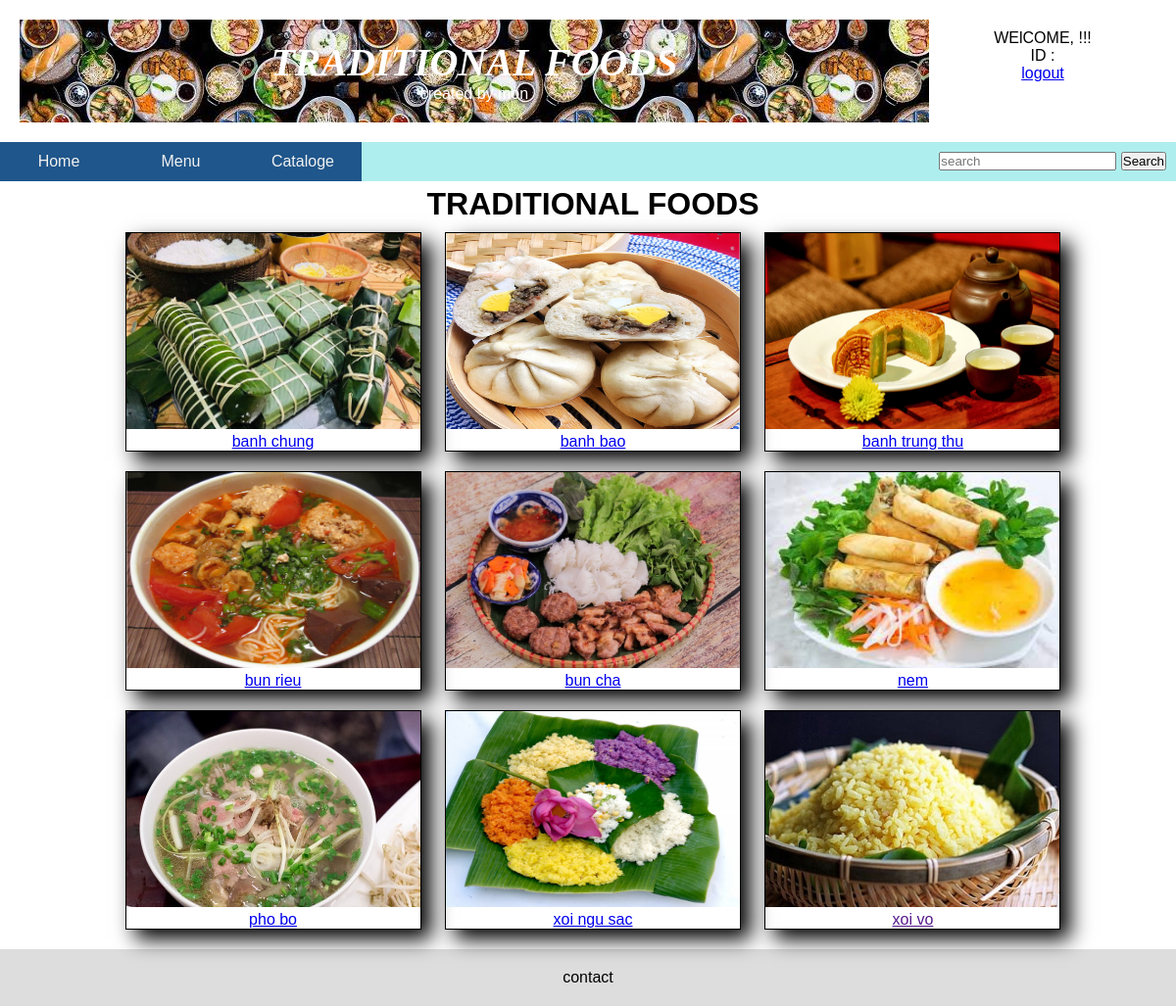
/trad.php, run on the app's committed database.
### tables this page shows
CREATE TABLE `food` (
  `id` int(5) NOT NULL AUTO_INCREMENT,
  `name` varchar(50) NOT NULL,
  `anh` varchar(50) NOT NULL,
  `link` varchar(50) DEFAULT NULL,
  `loai` varchar(20) DEFAULT NULL,
  PRIMARY KEY (`id`)
);

### trad.php (the view, shortened to what this page needs)
<!DOCTYPE html>
<html>
<head>
<link rel="stylesheet" type="text/css" href=".\pagestyle.css">
</head>
<body>
<div class="header">
	<div class="title"><h1>TRADITIONAL FOODS</h1>
	<p style="color:white">created by mon</p>
	</div>
	<div class="qwerty">
	<p>WElCOME, <?php echo $_SESSION['username']; ?>  !!!</P>
	<p>ID : <?php $db = mysqli_connect('127.0.0.1', 'root', '', 'registration');
	?></p>
	 <a href="pagehome.php?logout='1'" >logout</a>
	</div>
</div>
<div class="nav">
<div id="menu">
<ul>
<li><a href="pagehome.php">Home</a></li>
<li>
<a href="">Menu</a>
</li>
<li>
<a href="cataloge.php">Cataloge</a>
</li>
</ul>
</div>
<div id="search">
<form action="search.php" method="post">
<input type="text" name="search" placeholder="search">
<input type="submit" name="submit" value="Search">
</form>
</div>
</div>
<div class="cataloge">
<center><p><h1><strong>TRADITIONAL FOODS</h1></strong></p></center>
<?php
$db = mysqli_connect('127.0.0.1', 'root', '', 'registration');
	$sql = "SELECT * FROM registration.food WHERE loai='trad'";
			$result = mysqli_query($db, $sql);
	if (mysqli_num_rows($result) > 0) {
    while($row = mysqli_fetch_assoc($result)) {
		?>
	<div class="pic">
	<a href="<?php echo $row["link"]; ?>"><center><p><img src="<?php echo $row["anh"]; ?>" width="300" height="200" /></p>
	<p><?php echo $row["name"]; ?></p></center>
	</a>
</div>
	<?php
    }
} else {
    echo "";
}
?>
</div>
<div class="footer">
	<p>contact</p>
</div>
</body>
</html>

### pagestyle.css (style rules this page uses)
* { box-sizing: border-box; margin:0; padding:0; }
body { font-family: Arial, Helvetica, sans-serif; margin: 0; }
.header { padding: 20px; text-align: center; color: black; display: -ms-flexbox; display: flex; -ms-flex-wrap: wrap; flex-wrap: wrap; }
.header h1 { color: white; font-family: Comic Sans MS; font-style: italic; font-size: 40px; }
.title { background: url("anhnen.jpg"); -ms-flex: 80%; flex: 80%; padding: 20px; }
.qwerty { -ms-flex:20%; flex:20%; padding: 10px; }
.nav { display: -ms-flexbox; display: flex; -ms-flex-wrap: wrap; flex-wrap: wrap; height:40px; background-color:#AFEEEE; }
#search { -ms-flex: 30%; flex: 30%; text-align:center; }
#search form { float: right; padding:10px 10px; }
#menu { margin:0; padding:0; -ms-flex: 70%; flex: 70%; }
#menu ul { list-style-type:none; background:#1f568B; text-align:center; float:left; }
#menu ul li { color:#f1f1f1; display:inline-table; width:120px; height:40px; line-height:40px; position:relative; }
#menu ul li a { color:#f1f1f1; text-decoration:none; display: block; }
.footer { padding: 20px; text-align: center; background: #ddd; }
.cataloge { padding: 5px 20px 10px 30px; text-align:center; }
.pic { text-decoration:none; box-shadow: 10px 10px 20px; display:inline-table; border:1px solid black; width:300px; margin:10px; padding:0px; }

### data on the page
food: anh (picture), name "banh chung"
food: anh (picture), name "banh bao"
food: anh (picture), name "banh trung thu"
food: anh (picture), name "bun rieu"
food: anh (picture), name "bun cha"
food: anh (picture), name "nem"
food: anh (picture), name "pho bo"
food: anh (picture), name "xoi ngu sac"
food: anh (picture), name "xoi vo"
